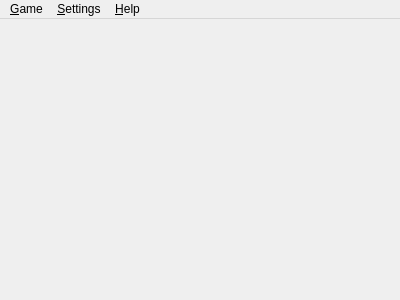
<?xml version="1.0" encoding="UTF-8"?>
<ui version="4.0">
 <class>MainWindow</class>
 <widget class="QMainWindow" name="MainWindow">
  <property name="geometry">
   <rect>
    <x>0</x>
    <y>0</y>
    <width>400</width>
    <height>300</height>
   </rect>
  </property>
  <property name="minimumSize">
   <size>
    <width>320</width>
    <height>240</height>
   </size>
  </property>
  <property name="windowIcon">
   <iconset resource="kinamania.qrc">
    <normaloff>:/gfx/icon.png</normaloff>:/gfx/icon.png</iconset>
  </property>
  <widget class="Widget" name="centralWidget"/>
  <widget class="QMenuBar" name="menuBar">
   <property name="geometry">
    <rect>
     <x>0</x>
     <y>0</y>
     <width>400</width>
     <height>21</height>
    </rect>
   </property>
   <widget class="QMenu" name="menu_Game">
    <property name="title">
     <string>&amp;Game</string>
    </property>
    <widget class="QMenu" name="menu_New_Game">
     <property name="title">
      <string>&amp;New Game</string>
     </property>
     <addaction name="actionGame_Mode_A"/>
     <addaction name="actionGame_Mode_B"/>
    </widget>
    <addaction name="menu_New_Game"/>
    <addaction name="action_Reset"/>
    <addaction name="separator"/>
    <addaction name="action_Quit"/>
   </widget>
   <widget class="QMenu" name="menu_Settings">
    <property name="title">
     <string>&amp;Settings</string>
    </property>
    <addaction name="action_Sound"/>
    <addaction name="separator"/>
    <addaction name="action_Original_screen_size"/>
   </widget>
   <widget class="QMenu" name="menu_Help">
    <property name="title">
     <string>&amp;Help</string>
    </property>
    <addaction name="action_About"/>
    <addaction name="actionAbout_Qt"/>
   </widget>
   <addaction name="menu_Game"/>
   <addaction name="menu_Settings"/>
   <addaction name="menu_Help"/>
  </widget>
  <action name="action_Quit">
   <property name="text">
    <string>&amp;Quit</string>
   </property>
   <property name="shortcut">
    <string>F10</string>
   </property>
  </action>
  <action name="action_About">
   <property name="text">
    <string>&amp;Source code...</string>
   </property>
  </action>
  <action name="actionAbout_Qt">
   <property name="text">
    <string>About &amp;Qt...</string>
   </property>
  </action>
  <action name="action_Sound">
   <property name="checkable">
    <bool>true</bool>
   </property>
   <property name="checked">
    <bool>true</bool>
   </property>
   <property name="text">
    <string>S&amp;ound</string>
   </property>
  </action>
  <action name="action_Reset">
   <property name="text">
    <string>&amp;Reset</string>
   </property>
   <property name="shortcut">
    <string>F8</string>
   </property>
  </action>
  <action name="action_Original_screen_size">
   <property name="text">
    <string>&amp;Original Size</string>
   </property>
  </action>
  <action name="actionGame_Mode_A">
   <property name="text">
    <string>Game Mode &amp;A</string>
   </property>
   <property name="shortcut">
    <string>F5</string>
   </property>
  </action>
  <action name="actionGame_Mode_B">
   <property name="text">
    <string>Game Mode &amp;B</string>
   </property>
   <property name="shortcut">
    <string>F6</string>
   </property>
  </action>
 </widget>
 <layoutdefault spacing="6" margin="11"/>
 <customwidgets>
  <customwidget>
   <class>Widget</class>
   <extends>QWidget</extends>
   <header>widget.h</header>
   <container>1</container>
  </customwidget>
 </customwidgets>
 <resources>
  <include location="kinamania.qrc"/>
 </resources>
 <connections>
  <connection>
   <sender>action_Quit</sender>
   <signal>triggered()</signal>
   <receiver>MainWindow</receiver>
   <slot>close()</slot>
   <hints>
    <hint type="sourcelabel">
     <x>-1</x>
     <y>-1</y>
    </hint>
    <hint type="destinationlabel">
     <x>199</x>
     <y>149</y>
    </hint>
   </hints>
  </connection>
 </connections>
</ui>
